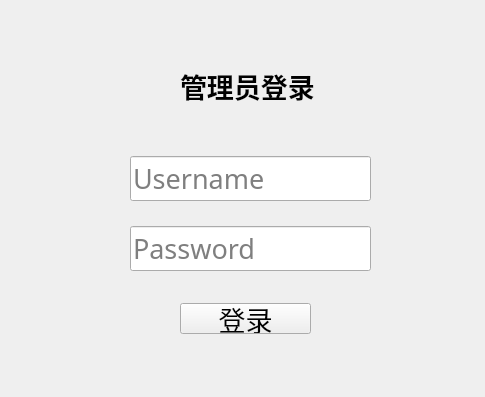
<?xml version="1.0" encoding="UTF-8"?>
<ui version="4.0">
 <class>Login</class>
 <widget class="QWidget" name="Login">
  <property name="geometry">
   <rect>
    <x>0</x>
    <y>0</y>
    <width>485</width>
    <height>397</height>
   </rect>
  </property>
  <property name="minimumSize">
   <size>
    <width>485</width>
    <height>397</height>
   </size>
  </property>
  <property name="maximumSize">
   <size>
    <width>485</width>
    <height>397</height>
   </size>
  </property>
  <property name="font">
   <font>
    <family>宋体</family>
    <pointsize>20</pointsize>
   </font>
  </property>
  <property name="windowTitle">
   <string>汽车道闸控制系统</string>
  </property>
  <widget class="TitleLabel" name="TitleLabel">
   <property name="geometry">
    <rect>
     <x>180</x>
     <y>70</y>
     <width>151</width>
     <height>31</height>
    </rect>
   </property>
   <property name="minimumSize">
    <size>
     <width>151</width>
     <height>31</height>
    </size>
   </property>
   <property name="maximumSize">
    <size>
     <width>151</width>
     <height>31</height>
    </size>
   </property>
   <property name="font">
    <font>
     <family>华文楷体</family>
     <pointsize>20</pointsize>
     <bold>true</bold>
    </font>
   </property>
   <property name="text">
    <string>管理员登录</string>
   </property>
  </widget>
  <widget class="QWidget" name="layoutWidget">
   <property name="geometry">
    <rect>
     <x>130</x>
     <y>140</y>
     <width>241</width>
     <height>221</height>
    </rect>
   </property>
   <layout class="QGridLayout" name="gridLayout">
    <item row="1" column="0">
     <layout class="QVBoxLayout" name="verticalLayout_3">
      <property name="spacing">
       <number>3</number>
      </property>
      <property name="leftMargin">
       <number>50</number>
      </property>
      <property name="topMargin">
       <number>10</number>
      </property>
      <property name="rightMargin">
       <number>50</number>
      </property>
      <property name="bottomMargin">
       <number>10</number>
      </property>
      <item>
       <widget class="PrimaryPushButton" name="btn_login">
        <property name="sizePolicy">
         <sizepolicy hsizetype="Fixed" vsizetype="Maximum">
          <horstretch>0</horstretch>
          <verstretch>0</verstretch>
         </sizepolicy>
        </property>
        <property name="minimumSize">
         <size>
          <width>131</width>
          <height>31</height>
         </size>
        </property>
        <property name="maximumSize">
         <size>
          <width>131</width>
          <height>31</height>
         </size>
        </property>
        <property name="layoutDirection">
         <enum>Qt::LeftToRight</enum>
        </property>
        <property name="text">
         <string>登录</string>
        </property>
       </widget>
      </item>
     </layout>
    </item>
    <item row="0" column="0">
     <layout class="QVBoxLayout" name="verticalLayout">
      <property name="spacing">
       <number>25</number>
      </property>
      <item>
       <widget class="LineEdit" name="LineEdit">
        <property name="placeholderText">
         <string>Username</string>
        </property>
       </widget>
      </item>
      <item>
       <widget class="PasswordLineEdit" name="PasswordLineEdit">
        <property name="placeholderText">
         <string>Password</string>
        </property>
        <property name="cursorMoveStyle">
         <enum>Qt::LogicalMoveStyle</enum>
        </property>
        <property name="passwordVisible">
         <bool>false</bool>
        </property>
       </widget>
      </item>
     </layout>
    </item>
   </layout>
  </widget>
 </widget>
 <customwidgets>
  <customwidget>
   <class>PushButton</class>
   <extends>QPushButton</extends>
   <header>qfluentwidgets</header>
  </customwidget>
  <customwidget>
   <class>PrimaryPushButton</class>
   <extends>PushButton</extends>
   <header>qfluentwidgets</header>
  </customwidget>
  <customwidget>
   <class>TitleLabel</class>
   <extends>QLabel</extends>
   <header>qfluentwidgets</header>
  </customwidget>
  <customwidget>
   <class>LineEdit</class>
   <extends>QLineEdit</extends>
   <header>qfluentwidgets</header>
  </customwidget>
  <customwidget>
   <class>PasswordLineEdit</class>
   <extends>LineEdit</extends>
   <header>qfluentwidgets</header>
  </customwidget>
 </customwidgets>
 <resources/>
 <connections/>
</ui>
